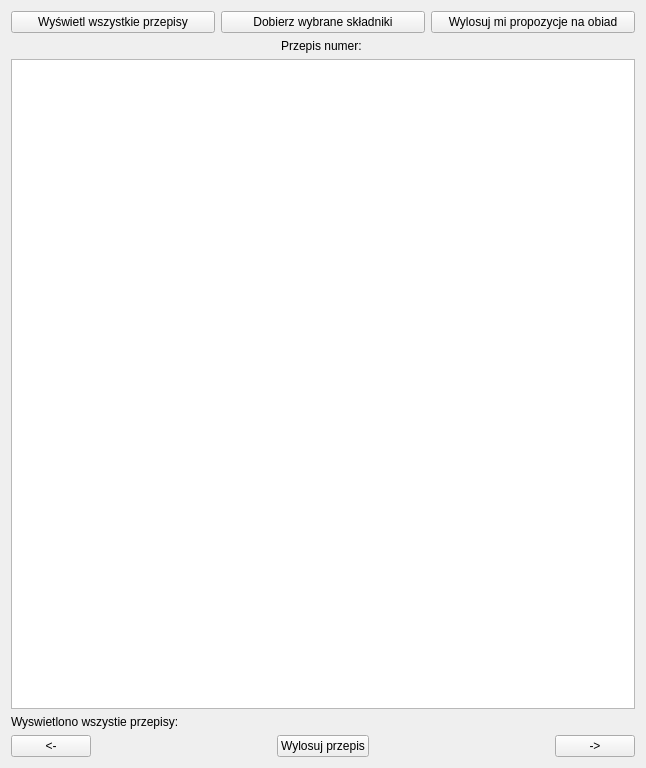
<?xml version="1.0" encoding="UTF-8"?>
<ui version="4.0">
 <class>MainWindow</class>
 <widget class="QMainWindow" name="MainWindow">
  <property name="geometry">
   <rect>
    <x>0</x>
    <y>0</y>
    <width>646</width>
    <height>768</height>
   </rect>
  </property>
  <property name="windowTitle">
   <string>Książka kucharska</string>
  </property>
  <widget class="QWidget" name="centralWidget">
   <layout class="QVBoxLayout" name="verticalLayout">
    <item>
     <layout class="QHBoxLayout" name="horizontalLayout">
      <item>
       <widget class="QPushButton" name="buttonShowAll">
        <property name="text">
         <string>Wyświetl wszystkie przepisy</string>
        </property>
       </widget>
      </item>
      <item>
       <widget class="QPushButton" name="buttonIngredients">
        <property name="text">
         <string>Dobierz wybrane składniki</string>
        </property>
       </widget>
      </item>
      <item>
       <widget class="QPushButton" name="buttonRandomDinner">
        <property name="text">
         <string>Wylosuj mi propozycje na obiad</string>
        </property>
       </widget>
      </item>
     </layout>
    </item>
    <item>
     <widget class="QLabel" name="labelId">
      <property name="text">
       <string>Przepis numer: </string>
      </property>
      <property name="alignment">
       <set>Qt::AlignCenter</set>
      </property>
     </widget>
    </item>
    <item>
     <widget class="QTextEdit" name="recipeBrowser"/>
    </item>
    <item>
     <widget class="QLabel" name="labelQuantity">
      <property name="text">
       <string>Wyswietlono wszystie przepisy:</string>
      </property>
     </widget>
    </item>
    <item>
     <layout class="QHBoxLayout" name="horizontalLayout_2">
      <item>
       <widget class="QPushButton" name="buttonLeftArrow">
        <property name="text">
         <string>&lt;-</string>
        </property>
       </widget>
      </item>
      <item>
       <spacer name="horizontalSpacer">
        <property name="orientation">
         <enum>Qt::Horizontal</enum>
        </property>
        <property name="sizeHint" stdset="0">
         <size>
          <width>40</width>
          <height>20</height>
         </size>
        </property>
       </spacer>
      </item>
      <item>
       <widget class="QPushButton" name="buttonRandom">
        <property name="text">
         <string>Wylosuj przepis</string>
        </property>
       </widget>
      </item>
      <item>
       <spacer name="horizontalSpacer_2">
        <property name="orientation">
         <enum>Qt::Horizontal</enum>
        </property>
        <property name="sizeHint" stdset="0">
         <size>
          <width>40</width>
          <height>20</height>
         </size>
        </property>
       </spacer>
      </item>
      <item>
       <widget class="QPushButton" name="buttonRightArrow">
        <property name="text">
         <string>-&gt;</string>
        </property>
       </widget>
      </item>
     </layout>
    </item>
   </layout>
  </widget>
 </widget>
 <layoutdefault spacing="6" margin="11"/>
 <resources/>
 <connections/>
</ui>
